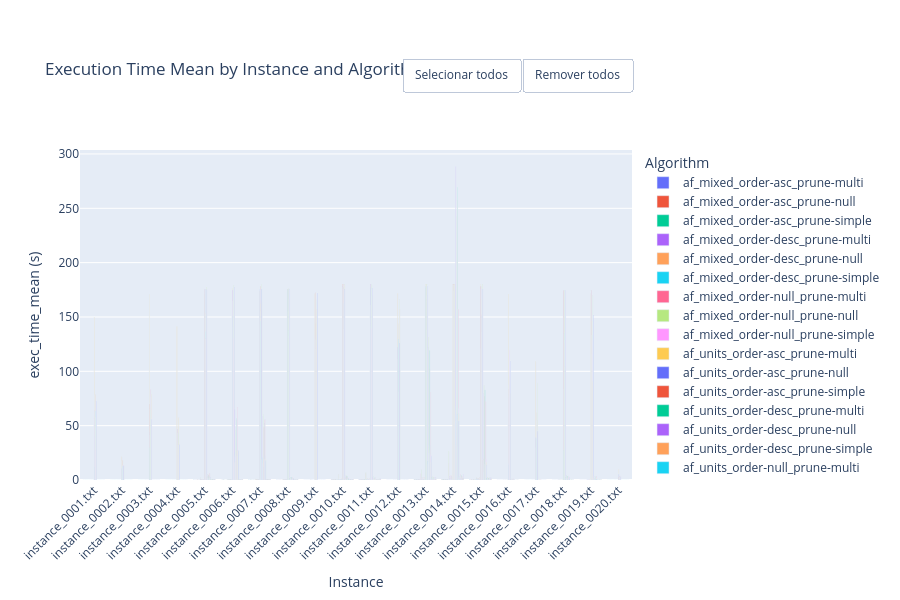

The code cell stored with this chart in its notebook:
### Code cell
# Execution Time Mean

exec_time_plot = (
    df.pivot_table(
        index='instance',
        columns='algorithm',
        values='exec_time_mean',
        aggfunc='mean'
    )
    .sort_index()
    .fillna(0)
)

fig = go.Figure()
for algo in exec_time_plot.columns:
    fig.add_trace(go.Bar(
        name=algo,
        x=exec_time_plot.index,
        y=exec_time_plot[algo],
        hovertemplate=f'<b>{algo}</b><br>Instance: %{{x}}<br>%{{y:.4f}}s<extra></extra>'
    ))

fig.update_layout(
    barmode='group',
    title='Execution Time Mean by Instance and Algorithm',
    xaxis_title='Instance',
    yaxis_title='exec_time_mean (s)',
    legend_title='Algorithm',
    height=600,
    margin=dict(t=150),
    xaxis_tickangle=-45,
)
add_legend_mass_toggle(fig)
fig.show()
